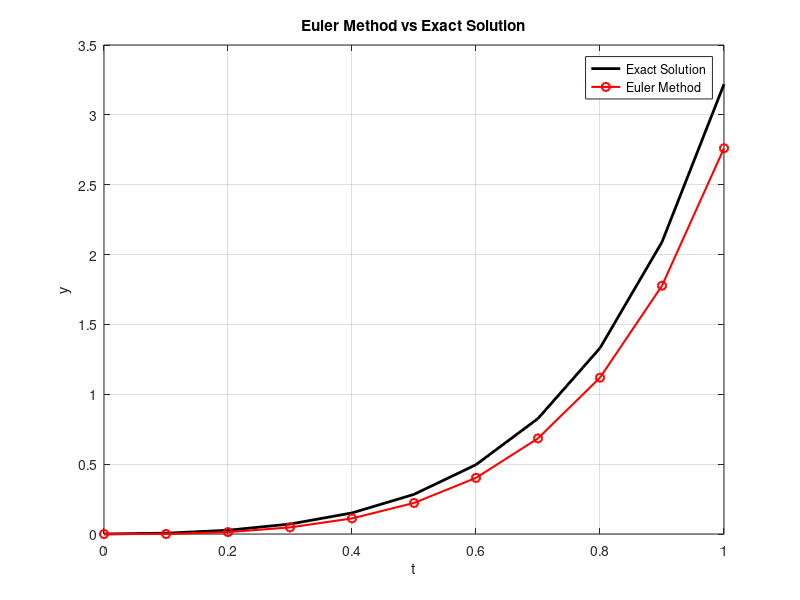

This chart was generated by the following MATLAB code:
% y′=te^(3t)−2y, y(0)=0, 0≤t≤1, h=0.1

% Problem
f = @(t,y) t*exp(3*t) - 2*y;

% Exact Solution
y_sol = @(t) 1/25*((5*t-1).*exp(3*t) + exp(-2*t));

% Parameters
a = 0;
b = 1;
y0 = 0;
h = 0.1;

% Steps
N = (b-a)/h;

% Arrays
t = a:h:b;
y = zeros(1,N+1);

% Initial Condition
y(1) = y0;

% Euler Method
for i = 1:N
    y(i+1) = y(i) + h * f(t(i), y(i));
end

% Exact Solution
y_exact = y_sol(t);

% Absolute Error
error = abs(y-y_exact);

% Results Table
fprintf('t\t y\t\t y_exact\t error\n')
for j = 1:N
    fprintf('%.1f\t %.6f\t %.6f\t %.6f\n', t(j), y(j), y_exact(j), error(j))
end

% Plot
figure;

plot(t,y_exact,'k','LineWidth',2)
hold on

plot(t,y,'ro-','LineWidth',1.5)

xlabel('t')
ylabel('y')
title('Euler Method vs Exact Solution')
legend('Exact Solution','Euler Method')
grid on
